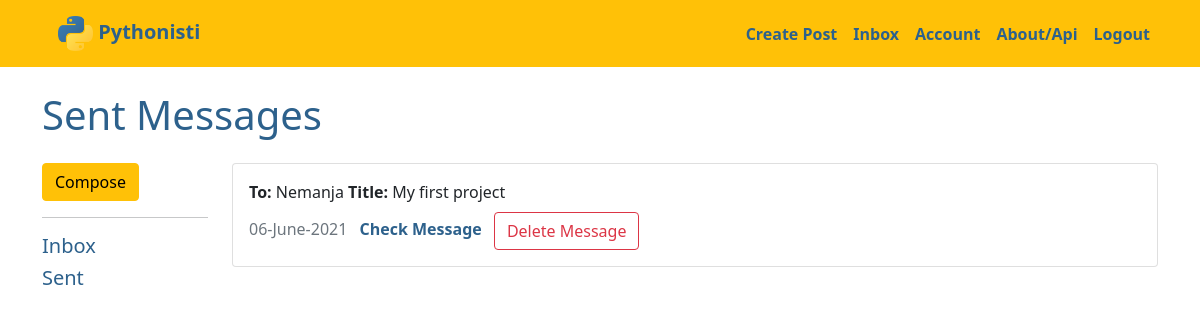
The app's page /mail/inbox_sent (signed in) with its own data.
### myproject/models.py (models this page shows, shortened)
class Message(db.Model):
    __tablename__ = 'messages'
    id = db.Column(db.Integer, primary_key=True)
    title = db.Column(db.String(125), nullable=False, index=True)
    date = db.Column(db.DateTime, nullable=False, default=datetime.utcnow, index=True)
    text = db.Column(db.Text, nullable=False, index=True)
    seen = db.Column(db.Boolean, nullable=False, default=False, index=True)
    MESSAGE_VISIBLE_TO = db.Column(db.Integer, nullable=True)
    sender_id = db.Column(db.Integer, db.ForeignKey('users.id'), nullable=False)
    receiver_id = db.Column(db.Integer, db.ForeignKey('users.id'), nullable=False)

class User(db.Model, UserMixin):
    __tablename__ = 'users'
    id = db.Column(db.Integer, primary_key=True)
    profile_image = db.Column(db.String(255), nullable=False, default='default_profile.png')
    email = db.Column(db.String(64), unique=True, index=True)
    username = db.Column(db.String(64), unique=True, index=True, nullable=False)
    password_hash = db.Column(db.String(255), nullable=False, index=True)
    posts = db.relationship('Blog', backref='author', lazy=True, cascade="all, delete-orphan")
    comments = db.relationship('Comment', backref='comment_author', lazy=True, cascade="all, delete-orphan")
    send_messages = db.relationship(
        'Message',
        backref='sender',
        foreign_keys='Message.sender_id',
        lazy=True,
        cascade="save-update")
    receive_messages = db.relationship(
        'Message',
        backref='receiver',
        foreign_keys='Message.receiver_id',
        lazy=True,
        cascade="save-update")

### myproject/mail/views.py (the view)
@messages_blueprint.route('/inbox_sent')
@login_required
def sent_messages():
    messages = Message.query.filter(and_(Message.sender_id == current_user.id,
                                    Message.MESSAGE_VISIBLE_TO.isnot(current_user.id))).all()
    return render_template('inbox_sent_messages.html', messages=messages)

### myproject/models.py (called while the page is built)
@login_manager.user_loader
def load_user(user_id):
    return User.query.get(user_id)

### myproject/mail/templates/mail/inbox_sent_messages.html (shortened to what this page needs)
{% extends 'base.html' %}
{% block content %}
  <div class="jumbotron">
    <h1>Sent Messages</h1>
  </div>
<div class="row">
  <div class="col-md-2">
    <a href="{{ url_for('messages.create_message') }}" class="btn btn-warning">Compose</a>
    <hr>
    <a href="{{ url_for('messages.inbox') }}"><h5>Inbox</h5></a>
    <a href="{{ url_for('messages.sent_messages') }}"><h5>Sent</h5></a>
  </div>
    <div class="col-md-10">
      {% for message in messages %}
      {% if current_user.id == message.sender.id %}
        <div class="card mb-3" style="width: 100%;">
          <div class="card-body">
            <p class="card-title"><strong>To: </strong>{{ message.receiver.username|capitalize }} <strong>Title: </strong>{{ message.title|capitalize }}</p><label class="card-subtitle mb-2 text-muted">{{ message.date.strftime("%d-%B-%Y") }}</label>
            <a href="{{ url_for('messages.view_message', message_id=message.id) }}" class="card-link check_message_link">Check Message</a>
            <button type="button"
                class="btn btn-outline-danger"
                data-bs-toggle="modal"
                data-bs-target="#del_message">
                  Delete Message
            </button>
          </div>
        </div>
      {% endif %}
      {% endfor %}
    </div>
</div>
{% endblock %}

### myproject/static/css/style.css (style rules this page uses)
:root { --white_letters: #e6e8ea; --yellow: #ffdf76; --dark_yellow: #e3bb09; --light_blue: #75a8d3; --blue: #3776a6; --dark_blue: #2d618c; --dark_letters: #444; }
body { width: 100%; height: 100vh; }
* { margin: 0; padding: 0; box-sizing: border-box; scroll-behavior: smooth; transition: 0.3s; }
a { text-decoration: none; color: var(--dark_blue); }
label { color: var(--dark_letters); }
p { margin: 0; }
h1 { color: var(--dark_blue); margin-bottom: 1.5rem; }
.check_message_link { font-weight: bold; margin: auto 0.5rem; }

### records on screen
Message: receiver.username "Nemanja", title "My first project", date "06-June-2021"
